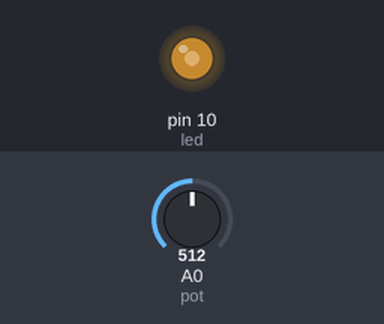
The sketch below on a simulated Arduino Uno, built with avr-gcc and run on an emulated ATmega328P. Parts: output pins drawn as LEDs (lit = HIGH). The test bench sets the inputs (shaded band); at power-on: A0 (pot) = 512.

Above: at 1.2 s.
1.3 s: A0 (pot) set to 716
At 1.9 s:
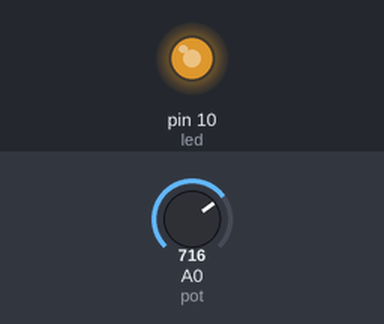
2.8 s: A0 (pot) set to 900
At 4.0 s:
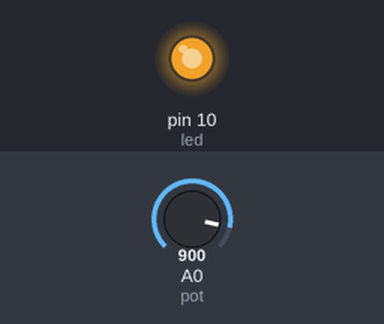
4.3 s: A0 (pot) set to 122
At 5.2 s:
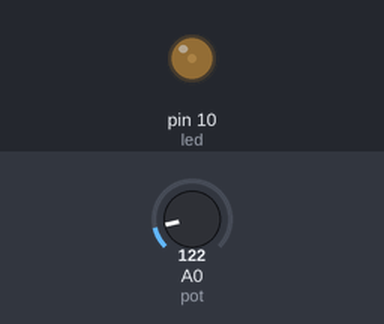
5.8 s: A0 (pot) set to 0
At 6.6 s:
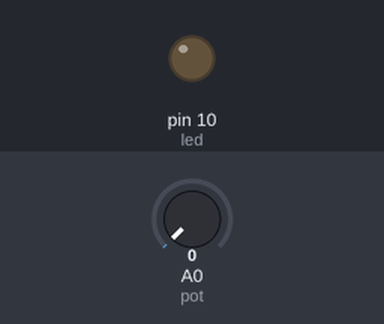
Timing chart, 0 to 8.3 s (numbered marks = the images above; inputs shaded):
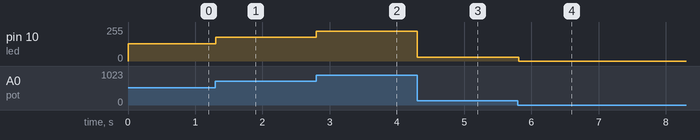

The sketch:

P15_Intensidad_Led_Pot.ino
```cpp
int led = 10 ;
int pot=A0;

void setup() {
  // put your setup code here, to run once:

}

void loop() {
  int v  = analogRead(pot);//0 -1023
  v=v/4;// map(v,0,1023,0,255)
  analogWrite(led,v);//0-255
  delay(10);


}
```

Measured:
- after the input at 1.3 s, pin 10 (led): 128/255 → 179/255 at once
- after the input at 2.8 s, pin 10 (led): 179/255 → 225/255 at once
- after the input at 4.3 s, pin 10 (led): 225/255 → 30/255 at once
- after the input at 5.8 s, pin 10 (led): 30/255 → 0/255 at once
